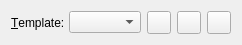
<?xml version="1.0" encoding="UTF-8"?>
<ui version="4.0">
 <class>TemplateWidget</class>
 <widget class="QWidget" name="TemplateWidget">
  <property name="geometry">
   <rect>
    <x>0</x>
    <y>0</y>
    <width>237</width>
    <height>39</height>
   </rect>
  </property>
  <property name="windowTitle">
   <string>Choose Template</string>
  </property>
  <layout class="QHBoxLayout" name="horizontalLayout">
   <item>
    <widget class="QLabel" name="templateLabel">
     <property name="text">
      <string>&amp;Template:</string>
     </property>
     <property name="buddy">
      <cstring>templateCombo</cstring>
     </property>
    </widget>
   </item>
   <item>
    <widget class="ComboBox" name="templateCombo">
     <property name="sizePolicy">
      <sizepolicy hsizetype="Expanding" vsizetype="Fixed">
       <horstretch>0</horstretch>
       <verstretch>0</verstretch>
      </sizepolicy>
     </property>
    </widget>
   </item>
   <item>
    <widget class="QToolButton" name="templateChooseButton">
     <property name="toolTip">
      <string>Select template file</string>
     </property>
     <property name="whatsThis">
      <string>&lt;p&gt;Browse to an existing template file.&lt;/p&gt;</string>
     </property>
    </widget>
   </item>
   <item>
    <widget class="QToolButton" name="templateReloadButton">
     <property name="toolTip">
      <string>Reload template file</string>
     </property>
     <property name="whatsThis">
      <string>&lt;p&gt;Reload current template file.&lt;/p&gt;</string>
     </property>
    </widget>
   </item>
   <item>
    <widget class="QToolButton" name="templateEditButton">
     <property name="toolTip">
      <string>Edit template file</string>
     </property>
    </widget>
   </item>
  </layout>
 </widget>
 <customwidgets>
  <customwidget>
   <class>ComboBox</class>
   <extends>QComboBox</extends>
   <header>common/utils/combobox.h</header>
  </customwidget>
 </customwidgets>
 <resources/>
 <connections/>
</ui>
